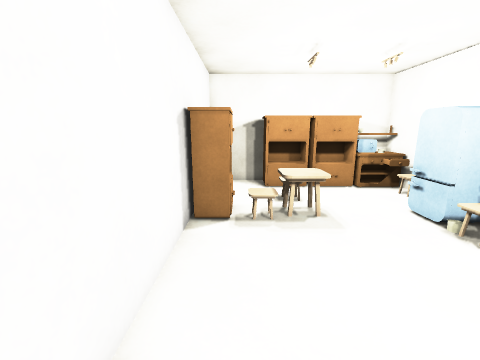
view 1 (above)

12 first-person views from a walk through a 3-D level made in the Unity game engine. The camera is 1.5 m above the floor, tilts 12° down and sees 90° across. The floor is counted in squares, 0.5 m on a side. Each view is taken from the middle of a square. On the plan, view 1 faces up. The plan holds only what a view shows up to about 19 squares ahead; the rest is blank. Surface patterns are stand-ins for the level's own textures.

view 2
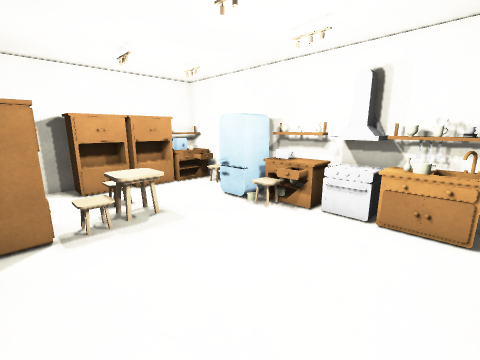

view 3
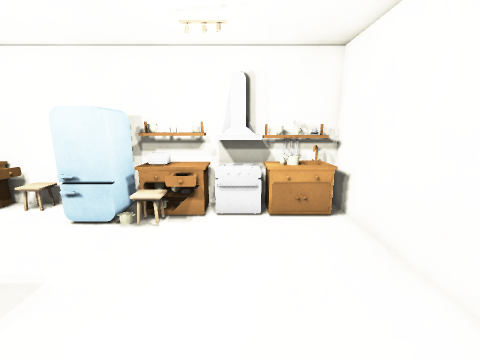

view 4
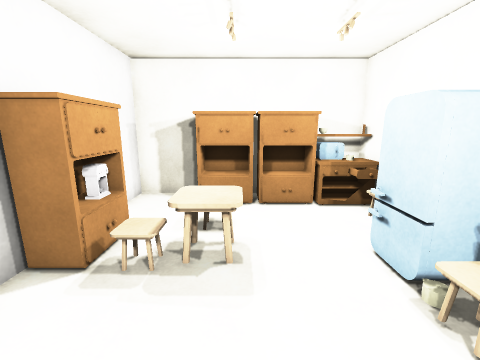

view 5
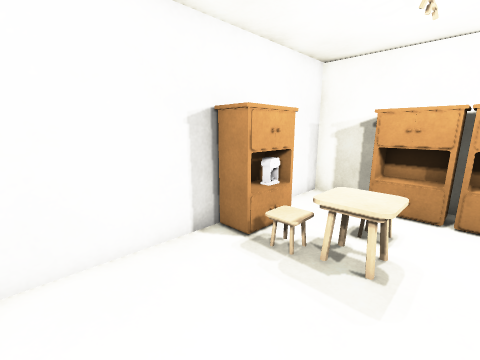

view 6
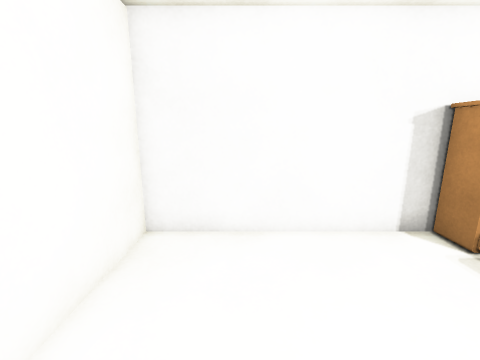

view 7
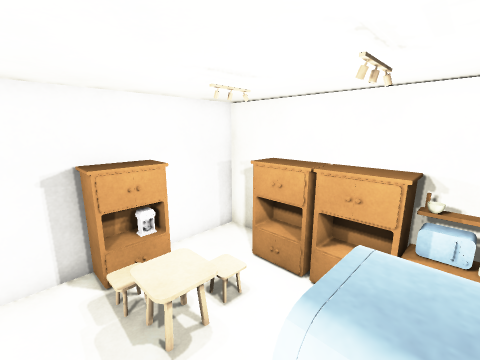

view 8
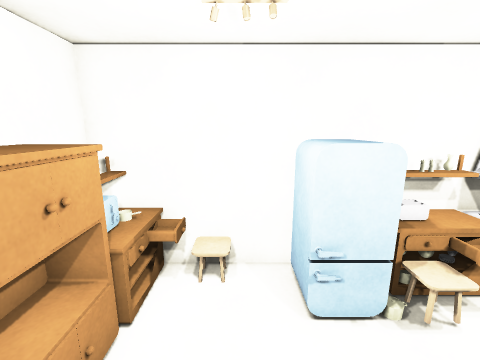

view 9
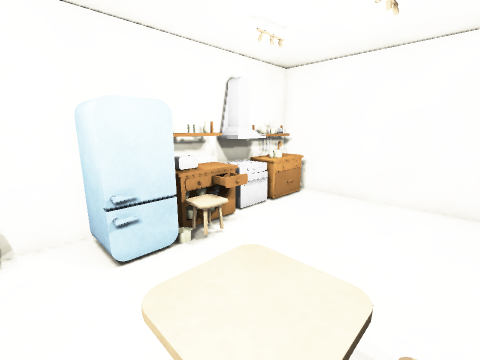

view 10
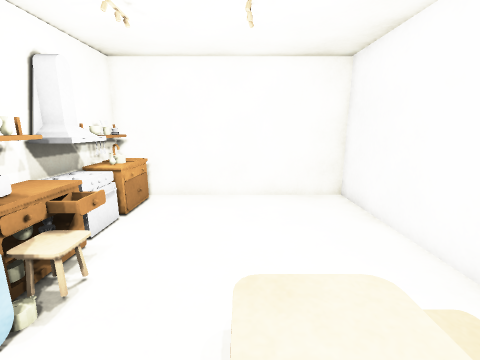

view 11
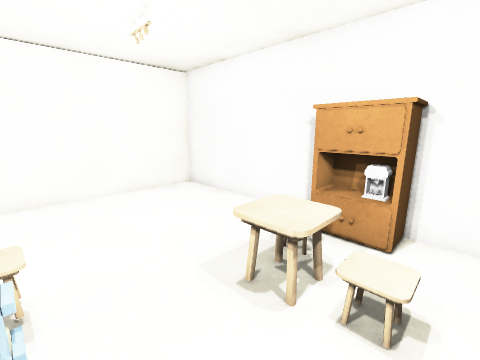

view 12
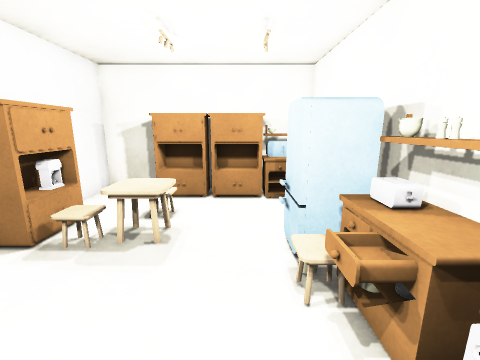

### Floor plan
Key: @ floor where view 1 was taken; # wall or solid block; . main floor; : floor 0.5 m higher than the main floor; / step, stairs or slope; = window, fence, low wall or low ledge; C cabinet; P pot; T table; F fridge; S stove; H shelf; O other object.
Columns run from 2 left of view 1 to 9 right of it. Each row starts with its distance up from view 1.
 14 ############
 13 #..CCCCCOPP#
 12 #..CCCCCCCC#
 11 #.........=#
 10 #CC.:..... #
  9 #CC#TT..FFF#
  8 #CC##T..FFF#
  7 #.......F###
  6 #.......//##
  5 #.......=/##
  4 #.......C###
  3 #........SS#
  2 #........SH#
  1 #........PO#
  0 #.@......CH#
 -1 ############

Where each view was taken, in squares from view 1:
view 1: 0 up, 0 right, facing up
view 2: 0 up, 1 left, facing up-right
view 3: 3 up, 1 left, facing right
view 4: 3 up, 3 right, facing up
view 5: 3 up, 4 right, facing up-left
view 6: 2 up, 5 right, facing left
view 7: 6 up, 7 right, facing up-left
view 8: 10 up, 2 right, facing right
view 9: 10 up, 1 right, facing down-right
view 10: 10 up, 3 right, facing down
view 11: 11 up, 6 right, facing down-left
view 12: 2 up, 5 right, facing up
